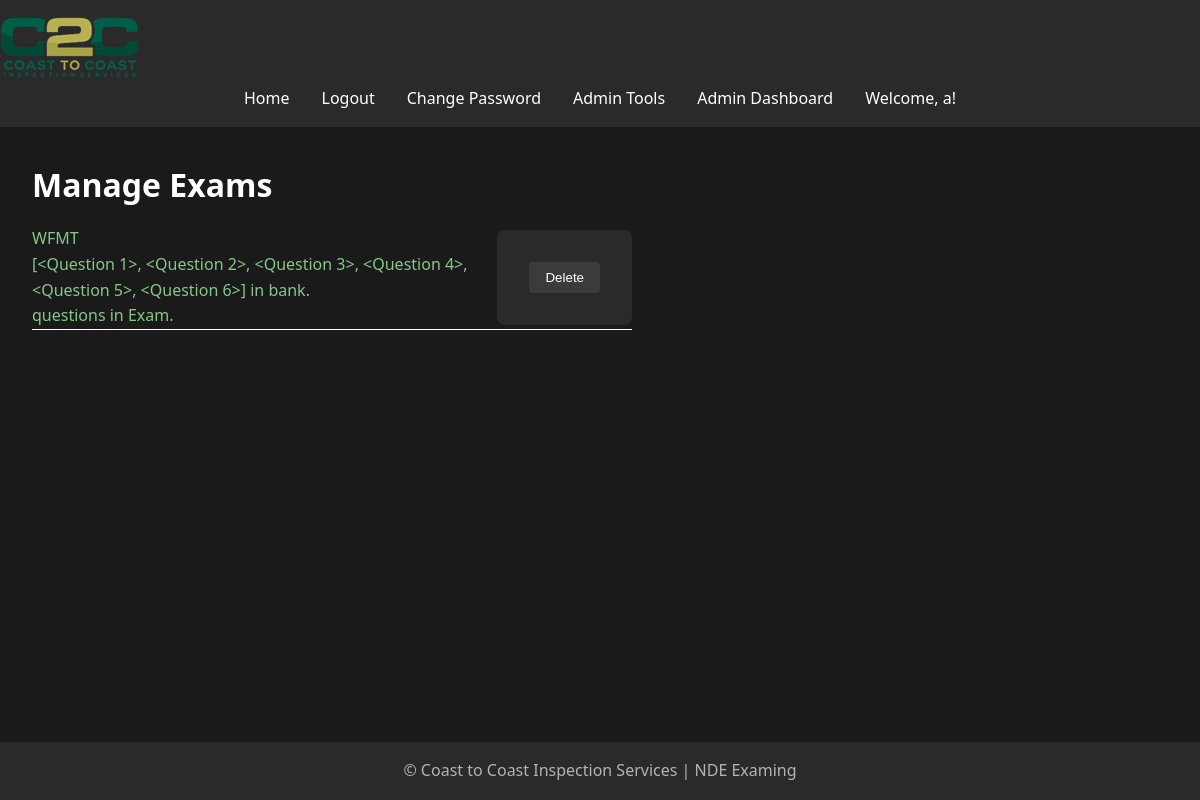
/admin/manage_exams (signed in), run on the app's committed database.
### models.py (models this page shows, shortened)
class User(UserMixin, db.Model):
    id = db.Column(db.Integer, primary_key=True)
    username = db.Column(db.String(80), unique=True, nullable=False)
    password = db.Column(db.String(120), nullable=False)
    is_admin = db.Column(db.Boolean, default=False)
    exam_results = db.relationship('ExamResult', back_populates='user', lazy=True)
    accesses = db.relationship('ExamAccess', back_populates='user', lazy=True)
    access_requests = db.relationship('ExamAccessRequest', back_populates='user', lazy=True)

class Exam(db.Model):
    __tablename__ = 'exam'
    id = db.Column(db.Integer, primary_key=True)
    title = db.Column(db.String(100), nullable=False)
    question_count = db.Column(db.Integer, nullable=False, default=10)
    exam_results = relationship('ExamResult', back_populates='exam', cascade='all, delete-orphan')
    questions = relationship('Question', back_populates='exam', cascade='all, delete-orphan')
    accesses = db.relationship('ExamAccess', back_populates='exam', lazy=True, cascade="all, delete-orphan")
    access_requests = db.relationship('ExamAccessRequest', back_populates='exam', lazy=True, cascade="all, delete-orphan")

### app.py (the view)
@app.route('/admin/manage_exams', methods=['GET', 'POST'])
@login_required
def manage_exams():
    if not current_user.is_admin:
        flash('You do not have permission to access this page.', 'error')
        return redirect(url_for('home'))
    exams = Exam.query.all()  # Get all Exams from the database
    return render_template('manage_exams.html', exams=exams)

### app.py (called while the page is built)
@app.before_request
def reset_session_on_navigation():
    exam_endpoints = ['take_exam', 'submit_exam']
    current_endpoint = request.endpoint
    if current_endpoint is None:
        return

@app.context_processor
def utility_processor():
    def format_pacific_time(utc_dt):
        pacific_time = utc_to_pacific(utc_dt)
        return pacific_time.strftime('%Y-%m-%d %I:%M:%S %p %Z')
    return dict(format_pacific_time=format_pacific_time)

@login_manager.user_loader
def load_user(user_id):
    return User.query.get(int(user_id))

@app.before_request
def manage_exam_session():
    if 'start_new_exam' in request.args:
        session.pop('answers', None)
        session.pop('flagged', None)
        session.pop('current_index', None)
        session.pop('start_time', None)
    elif 'exam_submitted' in session and request.endpoint != 'exam_results':
        session.pop('answers', None)
        session.pop('flagged', None)
        session.pop('current_index', None)
        session.pop('start_time', None)
        session.pop('exam_submitted', None)

### templates/manage_exams.html
{% extends "base.html" %}
{% block content %}
    <h1>Manage Exams</h1>
    {% if exams %}
        <ul style="list-style-type: none; padding: 0;">
            {% for exam in exams %}
                <li style="margin-bottom: 10px; display: flex; align-items: center; border-bottom: white solid 1px; max-width: 600px;">
                    <a href="{{ url_for('manage_questions', exam_id=exam.id) }}" style="flex-grow: 1;">
                        {{ exam.title }}   <br> {{ exam.questions }} in bank. <br> {{ exam.questions_count }} questions in Exam.
                    </a>
                    <form action="{{ url_for('delete_exam', exam_id=exam.id) }}" method="POST" style="display:inline;">
                        <button type="submit" class="btn btn-danger" onclick="return confirm('Are you sure you want to delete this Exam?');">Delete</button>
                    </form>
                </li>
            {% endfor %}
        </ul>
    {% else %}
        <p>No Exams available.</p>
    {% endif %}
{% endblock %}

### templates/base.html (shortened to what this page needs)
<!DOCTYPE html>
<html lang="en">
<head>
    <link rel="stylesheet" href="{{ url_for('static', filename='css/style.css') }}">
</head>
<body>
    <header>
        <nav class="navbar">
            <a class="navbar-brand" href="{{ url_for('home') }}">
                <img src="{{ url_for('static', filename='images/logo.png') }}" alt="Logo" class="logo">
            </a>
            <ul class="navbar-nav">
                <li><a href="{{ url_for('home') }}">Home</a></li>
                {% if current_user.is_authenticated %}
                    <li><a href="{{ url_for('logout') }}">Logout</a></li>
                    <li><a href="{{ url_for('change_password') }}">Change Password</a></li>
                    {% if current_user.is_admin %}
                        <li><a href="{{ url_for('admin.index') }}">Admin Tools</a></li>
                        <li><a href="{{ url_for('admin_dashboard') }}">Admin Dashboard</a></li>
                    {% endif %}
                    <li class="user-welcome">
                        <span>Welcome, {{ current_user.username }}!</span>
                    </li>
                {% else %}
                    <li><a href="{{ url_for('login') }}">Login</a></li>
                    <li><a href="{{ url_for('register') }}">Register</a></li>
                {% endif %}
            </ul>
        </nav>
    </header>
    <main>
        {% block content %}{% endblock %}
    </main>
    <footer>
        <p>&copy; Coast to Coast Inspection Services | NDE Examing</p>
    </footer>
</body>
</html>

### static/css/style.css (style rules this page uses)
:root { --bg-primary: #1a1a1a; --bg-secondary: #2a2a2a; --text-primary: #ffffff; --text-secondary: #b3b3b3; --accent-color: #87c787; --error-color: #cf6679; --success-color: #03dac6; }
* { box-sizing: border-box; margin: 0; padding: 0; }
body { font-family: 'Segoe UI', Tahoma, Geneva, Verdana, sans-serif; line-height: 1.6; color: var(--text-primary); background-color: var(--bg-primary); min-height: 100vh; display: flex; flex-direction: column; }
header { background-color: var(--bg-secondary); padding: 1rem 0; box-shadow: 0 2px 4px rgba(0,0,0,0.1); }
nav ul { display: flex; justify-content: center; list-style-type: none; }
nav ul li { margin: 0 1rem; }
nav ul li a { color: var(--text-primary); text-decoration: none; font-weight: 500; transition: color 0.3s ease; }
main { flex: 1; padding: 2rem; max-width: 1200px; margin: 0 auto; width: 100%; }
h1, h2, h3 { margin-bottom: 1rem; color: var(--text-primary); }
a { color: var(--accent-color); text-decoration: none; transition: color 0.3s ease; }
form { background-color: var(--bg-secondary); padding: 2rem; border-radius: 8px; max-width: 700px; margin: 0 auto; }
button { background-color: rgb(59, 59, 59); color: var(--text-primary); padding: 0.5rem 1rem; border: none; border-radius: 4px; cursor: pointer; transition: background-color 0.3s ease; }
footer { text-align: center; padding: 1rem 0; background-color: var(--bg-secondary); color: var(--text-secondary); }

### data on the page
User: username "a"
Exam: title "WFMT", questions "[<Question 1>, <Question 2>, <Question 3>, <Question 4>, <Question 5>, <Question 6>]"
